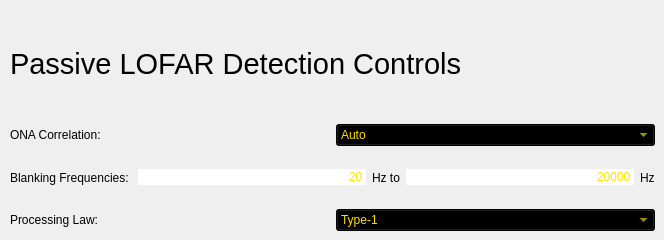
          <widget class="QWidget" name="page_2">
           <widget class="QWidget" name="layoutWidget">
            <property name="geometry">
             <rect>
              <x>10</x>
              <y>10</y>
              <width>645</width>
              <height>221</height>
             </rect>
            </property>
            <layout class="QVBoxLayout" name="verticalLayout_5">
             <item>
              <widget class="QLabel" name="label_37">
               <property name="font">
                <font>
                 <family>Ubuntu</family>
                 <pointsize>22</pointsize>
                 <weight>50</weight>
                 <italic>false</italic>
                 <bold>false</bold>
                </font>
               </property>
               <property name="text">
                <string>Passive LOFAR Detection Controls</string>
               </property>
              </widget>
             </item>
             <item>
              <layout class="QVBoxLayout" name="verticalLayout_3">
               <item>
                <layout class="QHBoxLayout" name="horizontalLayout_18">
                 <item>
                  <widget class="QLabel" name="label_31">
                   <property name="text">
                    <string>ONA Correlation: </string>
                   </property>
                  </widget>
                 </item>
                 <item>
                  <widget class="QComboBox" name="comboBox_13">
                   <property name="styleSheet">
                    <string notr="true">background-color: rgb(0, 0, 0);
selection-color: rgb(0, 0, 0);
selection-background-color: rgb(255, 224, 0);
color: rgb(255, 224, 0);
</string>
                   </property>
                   <property name="editable">
                    <bool>false</bool>
                   </property>
                   <item>
                    <property name="text">
                     <string>Auto</string>
                    </property>
                   </item>
                   <item>
                    <property name="text">
                     <string>Manual</string>
                    </property>
                   </item>
                   <item>
                    <property name="text">
                     <string>Off</string>
                    </property>
                   </item>
                  </widget>
                 </item>
                </layout>
               </item>
               <item>
                <layout class="QHBoxLayout" name="horizontalLayout_13">
                 <item>
                  <widget class="QLabel" name="label_22">
                   <property name="text">
                    <string>Blanking Frequencies: </string>
                   </property>
                  </widget>
                 </item>
                 <item>
                  <widget class="QLineEdit" name="lineEdit_6">
                   <property name="styleSheet">
                    <string notr="true">color: rgb(255, 224, 0);
selection-background-color: rgb(255, 224, 0);
selection-color: rgb(0, 0, 0);
border-color: rgb(255, 224, 0);</string>
                   </property>
                   <property name="text">
                    <string>20</string>
                   </property>
                   <property name="frame">
                    <bool>false</bool>
                   </property>
                   <property name="alignment">
                    <set>Qt::AlignRight|Qt::AlignTrailing|Qt::AlignVCenter</set>
                   </property>
                  </widget>
                 </item>
                 <item>
                  <widget class="QLabel" name="label_23">
                   <property name="text">
                    <string>Hz to</string>
                   </property>
                  </widget>
                 </item>
                 <item>
                  <widget class="QLineEdit" name="lineEdit_7">
                   <property name="styleSheet">
                    <string notr="true">color: rgb(255, 224, 0);
selection-background-color: rgb(255, 224, 0);
selection-color: rgb(0, 0, 0);
border-color: rgb(255, 224, 0);</string>
                   </property>
                   <property name="text">
                    <string>20000</string>
                   </property>
                   <property name="frame">
                    <bool>false</bool>
                   </property>
                   <property name="alignment">
                    <set>Qt::AlignRight|Qt::AlignTrailing|Qt::AlignVCenter</set>
                   </property>
                  </widget>
                 </item>
                 <item>
                  <widget class="QLabel" name="label_24">
                   <property name="text">
                    <string>Hz</string>
                   </property>
                  </widget>
                 </item>
                </layout>
               </item>
               <item>
                <layout class="QHBoxLayout" name="horizontalLayout_15">
                 <item>
                  <widget class="QLabel" name="label_28">
                   <property name="text">
                    <string>Processing Law: </string>
                   </property>
                  </widget>
                 </item>
                 <item>
                  <widget class="QComboBox" name="comboBox_10">
                   <property name="styleSheet">
                    <string notr="true">background-color: rgb(0, 0, 0);
selection-color: rgb(0, 0, 0);
selection-background-color: rgb(255, 224, 0);
color: rgb(255, 224, 0);</string>
                   </property>
                   <property name="editable">
                    <bool>false</bool>
                   </property>
                   <item>
                    <property name="text">
                     <string>Type-1</string>
                    </property>
                   </item>
                   <item>
                    <property name="text">
                     <string>Type-2</string>
                    </property>
                   </item>
                   <item>
                    <property name="text">
                     <string>Type-3</string>
                    </property>
                   </item>
                  </widget>
                 </item>
                </layout>
               </item>
              </layout>
             </item>
            </layout>
           </widget>
          </widget>
